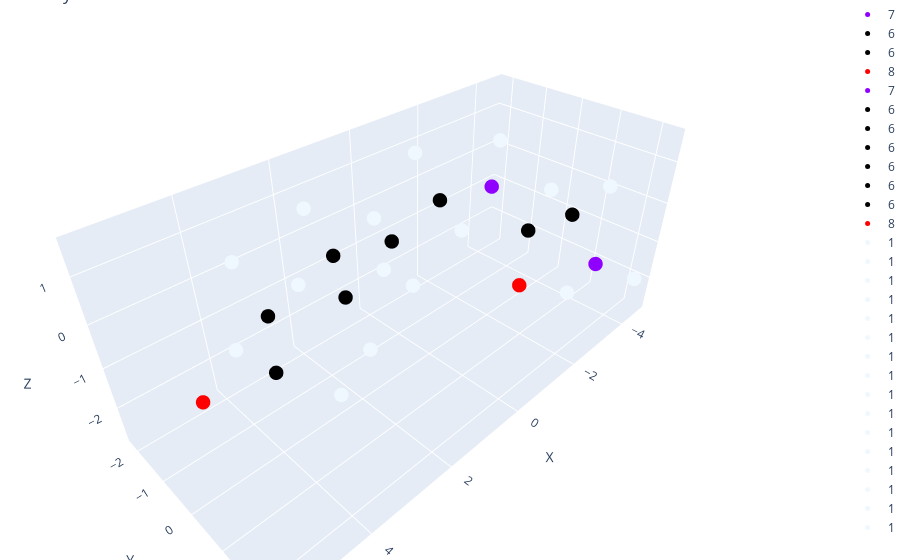

Notebook source saved alongside this figure:
### Code cell
%load_ext autoreload
%autoreload 2
from visualize_crystal import plot_crystal
plot_crystal(atomic_nums, coords)

### Figure 1 — Plotly figure (JSON) as saved in the notebook; plotly's stock layout.template omitted (floating-point values rounded to 4 significant figures)
{"data": [{"marker": {"color": "#8F00FF", "size": 5}, "mode": "markers", "name": "7", "type": "scatter3d", "x": [-4.411], "y": [1.335], "z": [-1.914]}, {"marker": {"color": "#000000", "size": 5}, "mode": "markers", "name": "6", "type": "scatter3d", "x": [-4.115], "y": [0.6691], "z": [-0.6879]}, {"marker": {"color": "#000000", "size": 5}, "mode": "markers", "name": "6", "type": "scatter3d", "x": [-2.653], "y": [0.474], "z": [-0.5829]}, {"marker": {"color": "#FF0000", "size": 5}, "mode": "markers", "name": "8", "type": "scatter3d", "x": [-1.928], "y": [0.8892], "z": [-1.516]}, {"marker": {"color": "#8F00FF", "size": 5}, "mode": "markers", "name": "7", "type": "scatter3d", "x": [-2.025], "y": [-0.1568], "z": [0.5146]}, {"marker": {"color": "#000000", "size": 5}, "mode": "markers", "name": "6", "type": "scatter3d", "x": [-0.6155], "y": [-0.3606], "z": [0.6463]}, {"marker": {"color": "#000000", "size": 5}, "mode": "markers", "name": "6", "type": "scatter3d", "x": [-0.01556], "y": [-1.187], "z": [-0.4409]}, {"marker": {"color": "#000000", "size": 5}, "mode": "markers", "name": "6", "type": "scatter3d", "x": [1.455], "y": [-1.338], "z": [-0.1987]}, {"marker": {"color": "#000000", "size": 5}, "mode": "markers", "name": "6", "type": "scatter3d", "x": [2.214], "y": [-0.0504], "z": [-0.1647]}, {"marker": {"color": "#000000", "size": 5}, "mode": "markers", "name": "6", "type": "scatter3d", "x": [3.706], "y": [-0.3105], "z": [0.08332]}, {"marker": {"color": "#000000", "size": 5}, "mode": "markers", "name": "6", "type": "scatter3d", "x": [4.448], "y": [0.9784], "z": [0.1146]}, {"marker": {"color": "#FF0000", "size": 5}, "mode": "markers", "name": "8", "type": "scatter3d", "x": [5.643], "y": [0.929], "z": [0.3027]}, {"marker": {"color": "#F0F8FF", "size": 5}, "mode": "markers", "name": "1", "type": "scatter3d", "x": [-4.445], "y": [2.356], "z": [-1.866]}, {"marker": {"color": "#F0F8FF", "size": 5}, "mode": "markers", "name": "1", "type": "scatter3d", "x": [-3.962], "y": [0.9427], "z": [-2.753]}, {"marker": {"color": "#F0F8FF", "size": 5}, "mode": "markers", "name": "1", "type": "scatter3d", "x": [-4.517], "y": [1.292], "z": [0.1388]}, {"marker": {"color": "#F0F8FF", "size": 5}, "mode": "markers", "name": "1", "type": "scatter3d", "x": [-4.629], "y": [-0.3162], "z": [-0.5847]}, {"marker": {"color": "#F0F8FF", "size": 5}, "mode": "markers", "name": "1", "type": "scatter3d", "x": [-2.646], "y": [-0.4951], "z": [1.28]}, {"marker": {"color": "#F0F8FF", "size": 5}, "mode": "markers", "name": "1", "type": "scatter3d", "x": [-0.1431], "y": [0.6598], "z": [0.5668]}, {"marker": {"color": "#F0F8FF", "size": 5}, "mode": "markers", "name": "1", "type": "scatter3d", "x": [-0.3801], "y": [-0.8397], "z": [1.61]}, {"marker": {"color": "#F0F8FF", "size": 5}, "mode": "markers", "name": "1", "type": "scatter3d", "x": [-0.4392], "y": [-2.226], "z": [-0.47]}, {"marker": {"color": "#F0F8FF", "size": 5}, "mode": "markers", "name": "1", "type": "scatter3d", "x": [-0.1552], "y": [-0.6837], "z": [-1.424]}, {"marker": {"color": "#F0F8FF", "size": 5}, "mode": "markers", "name": "1", "type": "scatter3d", "x": [1.677], "y": [-1.873], "z": [0.7596]}, {"marker": {"color": "#F0F8FF", "size": 5}, "mode": "markers", "name": "1", "type": "scatter3d", "x": [1.949], "y": [-1.971], "z": [-0.9904]}, {"marker": {"color": "#F0F8FF", "size": 5}, "mode": "markers", "name": "1", "type": "scatter3d", "x": [2.154], "y": [0.5094], "z": [-1.122]}, {"marker": {"color": "#F0F8FF", "size": 5}, "mode": "markers", "name": "1", "type": "scatter3d", "x": [1.879], "y": [0.6511], "z": [0.6305]}, {"marker": {"color": "#F0F8FF", "size": 5}, "mode": "markers", "name": "1", "type": "scatter3d", "x": [4.125], "y": [-0.8861], "z": [-0.7804]}, {"marker": {"color": "#F0F8FF", "size": 5}, "mode": "markers", "name": "1", "type": "scatter3d", "x": [3.869], "y": [-0.9285], "z": [0.9796]}, {"marker": {"color": "#F0F8FF", "size": 5}, "mode": "markers", "name": "1", "type": "scatter3d", "x": [3.964], "y": [1.938], "z": [-0.02269]}], "layout": {"margin": {"b": 0, "l": 0, "r": 0, "t": 0}, "scene": {"xaxis": {"title": {"text": "X"}}, "yaxis": {"title": {"text": "Y"}}, "zaxis": {"title": {"text": "Z"}}}, "title": {"text": "Crystal Structure"}}}
